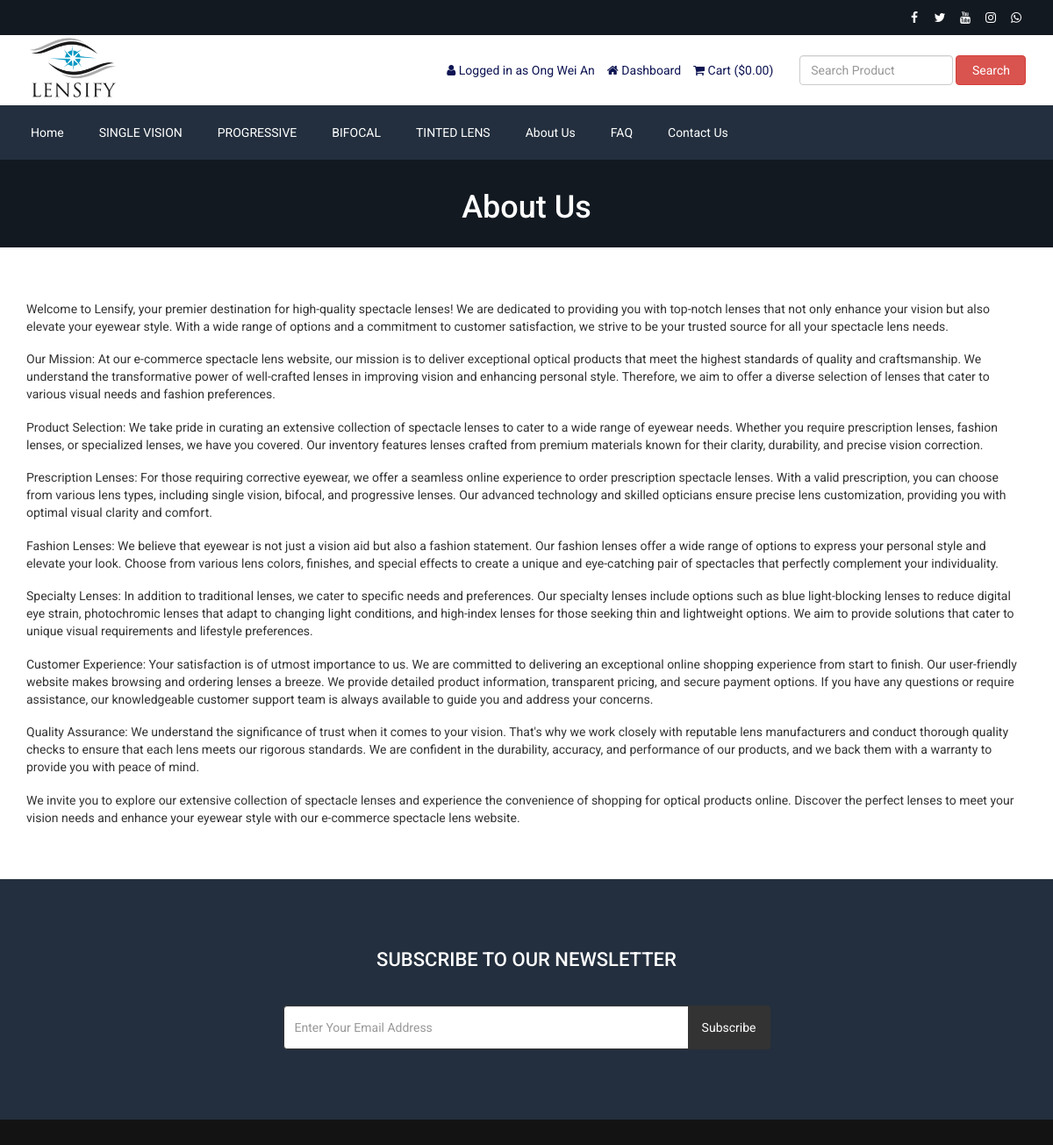
Page /about.php (signed in) on the committed database.
### tables this page shows
CREATE TABLE `tbl_social` (
  `social_id` int(11) NOT NULL,
  `social_name` varchar(30) NOT NULL,
  `social_url` varchar(255) NOT NULL,
  `social_icon` varchar(30) NOT NULL
);

CREATE TABLE `tbl_settings` (
  `id` int(11) NOT NULL,
  `logo` varchar(255) NOT NULL,
  `favicon` varchar(255) NOT NULL,
  `footer_about` text NOT NULL,
  `footer_copyright` text NOT NULL,
  `contact_address` text NOT NULL,
  `contact_email` varchar(255) NOT NULL,
  `contact_phone` varchar(255) NOT NULL,
  `contact_fax` varchar(255) NOT NULL,
  `contact_map_iframe` text NOT NULL,
  `receive_email` varchar(255) NOT NULL,
  `receive_email_subject` varchar(255) NOT NULL,
  `receive_email_thank_you_message` text NOT NULL,
  `forget_password_message` text NOT NULL,
  `total_recent_post_footer` int(10) NOT NULL,
  `total_popular_post_footer` int(10) NOT NULL,
  `total_recent_post_sidebar` int(11) NOT NULL,
  `total_popular_post_sidebar` int(11) NOT NULL,
  `total_featured_product_home` int(11) NOT NULL,
  `total_latest_product_home` int(11) NOT NULL,
  `total_popular_product_home` int(11) NOT NULL,
  `meta_title_home` text NOT NULL,
  `meta_keyword_home` text NOT NULL,
  `meta_description_home` text NOT NULL,
  `banner_login` varchar(255) NOT NULL,
  `banner_registration` varchar(255) NOT NULL,
  `banner_forget_password` varchar(255) NOT NULL,
  `banner_reset_password` varchar(255) NOT NULL,
  `banner_search` varchar(255) NOT NULL,
  `banner_cart` varchar(255) NOT NULL,
  `banner_checkout` varchar(255) NOT NULL,
  `banner_product_category` varchar(255) NOT NULL,
  `banner_blog` varchar(255) NOT NULL,
  `cta_title` varchar(255) NOT NULL,
  `cta_content` text NOT NULL,
  `cta_read_more_text` varchar(255) NOT NULL,
  `cta_read_more_url` varchar(255) NOT NULL,
  `cta_photo` varchar(255) NOT NULL,
  `featured_product_title` varchar(255) NOT NULL,
  `featured_product_subtitle` varchar(255) NOT NULL,
  `latest_product_title` varchar(255) NOT NULL,
  `latest_product_subtitle` varchar(255) NOT NULL,
  `popular_product_title` varchar(255) NOT NULL,
  `popular_product_subtitle` varchar(255) NOT NULL,
  `testimonial_title` varchar(255) NOT NULL,
  `testimonial_subtitle` varchar(255) NOT NULL,
  `testimonial_photo` varchar(255) NOT NULL,
  `blog_title` varchar(255) NOT NULL,
  `blog_subtitle` varchar(255) NOT NULL,
  `newsletter_text` text NOT NULL,
  `paypal_email` varchar(255) NOT NULL,
  `stripe_public_key` varchar(255) NOT NULL,
  `stripe_secret_key` varchar(255) NOT NULL,
  `bank_detail` text NOT NULL,
  `before_head` text NOT NULL,
  `after_body` text NOT NULL,
  `before_body` text NOT NULL,
  `home_service_on_off` int(11) NOT NULL,
  `home_welcome_on_off` int(11) NOT NULL,
  `home_featured_product_on_off` int(11) NOT NULL,
  `home_latest_product_on_off` int(11) NOT NULL,
  `home_popular_product_on_off` int(11) NOT NULL,
  `home_testimonial_on_off` int(11) NOT NULL,
  `home_blog_on_off` int(11) NOT NULL,
  `newsletter_on_off` int(11) NOT NULL,
  `ads_above_welcome_on_off` int(1) NOT NULL,
  `ads_above_featured_product_on_off` int(1) NOT NULL,
  `ads_above_latest_product_on_off` int(1) NOT NULL,
  `ads_above_popular_product_on_off` int(1) NOT NULL,
  `ads_above_testimonial_on_off` int(1) NOT NULL,
  `ads_category_sidebar_on_off` int(1) NOT NULL
);

CREATE TABLE `tbl_top_category` (
  `tcat_id` int(11) NOT NULL,
  `tcat_name` varchar(255) NOT NULL,
  `show_on_menu` int(1) NOT NULL
);

CREATE TABLE `tbl_page` (
  `id` int(11) NOT NULL,
  `about_title` varchar(255) NOT NULL,
  `about_content` text NOT NULL,
  `about_banner` varchar(255) NOT NULL,
  `about_meta_title` varchar(255) NOT NULL,
  `about_meta_keyword` text NOT NULL,
  `about_meta_description` text NOT NULL,
  `faq_title` varchar(255) NOT NULL,
  `faq_banner` varchar(255) NOT NULL,
  `faq_meta_title` varchar(255) NOT NULL,
  `faq_meta_keyword` text NOT NULL,
  `faq_meta_description` text NOT NULL,
  `blog_title` varchar(255) NOT NULL,
  `blog_banner` varchar(255) NOT NULL,
  `blog_meta_title` varchar(255) NOT NULL,
  `blog_meta_keyword` text NOT NULL,
  `blog_meta_description` text NOT NULL,
  `contact_title` varchar(255) NOT NULL,
  `contact_banner` varchar(255) NOT NULL,
  `contact_meta_title` varchar(255) NOT NULL,
  `contact_meta_keyword` text NOT NULL,
  `contact_meta_description` text NOT NULL,
  `pgallery_title` varchar(255) NOT NULL,
  `pgallery_banner` varchar(255) NOT NULL,
  `pgallery_meta_title` varchar(255) NOT NULL,
  `pgallery_meta_keyword` text NOT NULL,
  `pgallery_meta_description` text NOT NULL,
  `vgallery_title` varchar(255) NOT NULL,
  `vgallery_banner` varchar(255) NOT NULL,
  `vgallery_meta_title` varchar(255) NOT NULL,
  `vgallery_meta_keyword` text NOT NULL,
  `vgallery_meta_description` text NOT NULL
);

### about.php (the view)
<?php require_once('header.php'); ?>
<?php
$statement = $pdo->prepare("SELECT * FROM tbl_page WHERE id=1");
$statement->execute();
$result = $statement->fetchAll(PDO::FETCH_ASSOC);
foreach ($result as $row) {
   $about_title = $row['about_title'];
    $about_content = $row['about_content'];
    $about_banner = $row['about_banner'];
}
?>
<div class="page-banner" style="background-image: url(assets/uploads/<?php echo $about_banner; ?>);">
    <div class="inner">
        <h1><?php echo $about_title; ?></h1>
    </div>
</div>
<div class="page">
    <div class="container">
        <div class="row">
            <div class="col-md-12">
                <p>
                    <?php echo $about_content; ?>
                </p>
            </div>
        </div>
    </div>
</div>
<?php require_once('footer.php'); ?>

### header.php (shortened to what this page needs)
<?php
include("admin/inc/config.php");
$statement = $pdo->prepare("SELECT * FROM tbl_settings WHERE id=1");
$statement->execute();
$result = $statement->fetchAll(PDO::FETCH_ASSOC);
foreach ($result as $row) {
	$logo = $row['logo'];
}
?>
<!DOCTYPE html>
<html lang="en">
<head>
	<link rel="stylesheet" href="assets/css/bootstrap.min.css">
	<link rel="stylesheet" href="assets/css/font-awesome.min.css">
	<link rel="stylesheet" href="assets/css/owl.carousel.min.css">
	<link rel="stylesheet" href="assets/css/owl.theme.default.min.css">
	<link rel="stylesheet" href="assets/css/jquery.bxslider.min.css">
	<link rel="stylesheet" href="assets/css/magnific-popup.css">
	<link rel="stylesheet" href="assets/css/rating.css">
	<link rel="stylesheet" href="assets/css/spacing.css">
	<link rel="stylesheet" href="assets/css/bootstrap-touch-slider.css">
	<link rel="stylesheet" href="assets/css/animate.min.css">
	<link rel="stylesheet" href="assets/css/tree-menu.css">
	<link rel="stylesheet" href="assets/css/select2.min.css">
	<link rel="stylesheet" href="assets/css/main.css">
	<link rel="stylesheet" href="assets/css/responsive.css">
	<?php
	$statement = $pdo->prepare("SELECT * FROM tbl_page WHERE id=1");
	$statement->execute();
	$result = $statement->fetchAll(PDO::FETCH_ASSOC);
	?>
</head>
<body>
	<div class="top">
		<div class="container">
			<div class="row">
				<div class="col-md-6 col-sm-6 col-xs-12">
				</div>
				<div class="col-md-6 col-sm-6 col-xs-12">
					<div class="right">
						<ul>
							<?php
							$statement = $pdo->prepare("SELECT * FROM tbl_social");
							$statement->execute();
							$result = $statement->fetchAll(PDO::FETCH_ASSOC);
							foreach ($result as $row) {
							?>
								<?php if ($row['social_url'] != '') : ?>
									<li><a href="<?php echo $row['social_url']; ?>"><i class="<?php echo $row['social_icon']; ?>"></i></a></li>
								<?php endif; ?>
							<?php
							}
							?>
						</ul>
					</div>
				</div>
			</div>
		</div>
	</div>
	<div class="header">
		<div class="container">
			<div class="row inner">
				<div class="col-md-4 logo">
					<a href="index.php"><img src="assets/uploads/<?php echo $logo; ?>" alt="logo image"></a>
				</div>
				<div class="col-md-5 right">
					<ul>
						<?php
						if (isset($_SESSION['customer'])) {
						?>
							<li><i class="fa fa-user"></i> <?php echo LANG_VALUE_13; ?> <?php echo $_SESSION['customer']['cust_name']; ?></li>
							<li><a href="dashboard.php"><i class="fa fa-home"></i> <?php echo LANG_VALUE_89; ?></a></li>
						<?php
						} else {
						?>
							<li><a href="login.php"><i class="fa fa-sign-in"></i> <?php echo LANG_VALUE_9; ?></a></li>
							<li><a href="registration.php"><i class="fa fa-user-plus"></i> <?php echo LANG_VALUE_15; ?></a></li>
						<?php
						}
						?>
						<li><a href="cart.php"><i class="fa fa-shopping-cart"></i> <?php echo LANG_VALUE_18; ?> (<?php echo LANG_VALUE_1; ?><?php
																																			if (isset($_SESSION['cart_p_id'])) {
																																				$table_total_price = 0;
																																				$i = 0;
																																				foreach ($_SESSION['cart_p_qty'] as $key => $value) {
																																					$i++;
																																					$arr_cart_p_qty[$i] = $value;
																																				}
																																				$i = 0;
																																				foreach ($_SESSION['cart_p_current_price'] as $key => $value) {
																																					$i++;
																																					$arr_cart_p_current_price[$i] = $value;
																																				}
																																				for ($i = 1; $i <= count($arr_cart_p_qty); $i++) {
																																					$row_total_price = $arr_cart_p_current_price[$i] * $arr_cart_p_qty[$i];
																																					$table_total_price = $table_total_price + $row_total_price;
																																				}
																																				echo $table_total_price;
																																			} else {
																																				echo '0.00';
																																			}
																																			?>)</a></li>
					</ul>
				</div>
				<div class="col-md-3 search-area">
					<form class="navbar-form navbar-left" role="search" action="search-result.php" method="get">
						<div class="form-group">
							<input type="text" class="form-control search-top" placeholder="<?php echo LANG_VALUE_2; ?>" name="search_text">
						</div>
						<button type="submit" class="btn btn-danger"><?php echo LANG_VALUE_3; ?></button>
					</form>
				</div>
			</div>
		</div>
	</div>
	<div class="nav">
		<div class="container">
			<div class="row">
				<div class="col-md-12 pl_0 pr_0">
					<div class="menu-container">
						<div class="menu">
							<ul>
								<li><a href="index.php">Home</a></li>
								<?php
								$statement = $pdo->prepare("SELECT * FROM tbl_top_category WHERE show_on_menu=1");
								$statement->execute();
								$result = $statement->fetchAll(PDO::FETCH_ASSOC);
								foreach ($result as $row) {
								?>
									<li><a href="product-category.php?id=<?php echo $row['tcat_id']; ?>&type=top-category"><?php echo $row['tcat_name']; ?></a>
									</li>
								<?php
								}
								?>
								<?php
								$statement = $pdo->prepare("SELECT * FROM tbl_page WHERE id=1");
								$statement->execute();
								$result = $statement->fetchAll(PDO::FETCH_ASSOC);
								foreach ($result as $row) {
									$about_title = $row['about_title'];
									$faq_title = $row['faq_title'];
									$contact_title = $row['contact_title'];
								}
								?>
								<li><a href="about.php"><?php echo $about_title; ?></a></li>
								<li><a href="faq.php"><?php echo $faq_title; ?></a></li>
								<li><a href="contact.php"><?php echo $contact_title; ?></a></li>
							</ul>
						</div>
					</div>
				</div>
			</div>
		</div>
	</div>

### assets/css/main.css (style rules this page uses)
* { margin: 0; padding: 0; }
body { font-family: "Roboto", sans-serif; font-size: 14px; }
h1, h2, h3, h4, h5, h6 { font-family: "Roboto", sans-serif; }
a { text-decoration: none; }
.top { width: 100%; height: 40px; background: #131921; }
.top .right { float: right; }
.top .right ul { padding-top: 8px; }
.top .right ul li { list-style-type: none; float: left; margin-left: 5px; }
.top .right ul li a { color: white; width: 24px; height: 24px; line-height: 24px; text-align: center; border-radius: 50%; display: block; transition: all 0.4s ease; }
.header { width: 100%; height: auto; background: #fff; }
.header .inner { height: auto; display: table; }
.header .logo { float: none; display: table-cell; vertical-align: middle; }
.header .logo img { max-width: 100%; height: 80px; }
.header .navbar-form .form-control { width: 300px; }
.header .search-area { float: none; display: table-cell; vertical-align: middle; }
.header .search-area .form-group { width: calc(100% - 84px); }
.header .search-area button { width: 80px; }
.header .search-area form { width: 100%; }
.header .right { float: none; display: table-cell; vertical-align: middle; padding-right: 0; }
.header .right ul { float: right; margin-bottom: 0; }
.header .right ul li { list-style-type: none; float: left; margin-left: 14px; color: #0d1452; }
.header .right ul li a { color: #0d1452; }
.header .navbar-form .search-top { width: 100%; }
.nav { background: #232f3e; }
.menu-container { width: 100%; margin: 0 auto; background: #232f3e; }
.menu-dropdown-icon:before { content: "\f067"; font-family: "FontAwesome"; display: none; cursor: pointer; float: right; padding: 1.5em 2em; background: #fff; color: #333; }
.menu>ul { margin: 0 auto; width: 100%; list-style: none; padding: 0; position: relative; box-sizing: border-box; }
.menu>ul:before, .menu>ul:after { content: ""; display: table; }
.menu>ul:after { clear: both; }
.menu>ul>li { float: left; padding: 0; margin: 0; }
.menu>ul>li a { text-decoration: none; padding: 1.5em 20px; display: block; color: #fff; }
.page-banner { width: 100%; height: auto; background-repeat: no-repeat; background-position: center center; -webkit-background-size: cover; background-size: cover; position: relative; padding-top: 15px; padding-bottom: 15px; overflow: hidden; }
.page-banner h1 { color: #fff; text-align: center; z-index: 999; position: relative; }
.page { width: 100%; height: auto; padding-top: 50px; padding-bottom: 50px; }

### assets/css/responsive.css (style rules this page uses)
@media only screen and (min-width: 992px) { .header .inner { width: 100%; } }
@media only screen and (min-width: 992px) { .header .search-area { padding-right: 0; } }
@media only screen and (min-width: 992px) { .header .search-area form { padding-right: 0; } }
@media only screen and (min-width: 992px) { .header .container { padding-right: 0; } }

### rows in the picture
tbl_settings: logo (picture)
tbl_top_category: tcat_name "SINGLE VISION"
tbl_top_category: tcat_name "PROGRESSIVE"
tbl_top_category: tcat_name "BIFOCAL"
tbl_top_category: tcat_name "TINTED LENS"
tbl_page: about_title "About Us", faq_title "FAQ", contact_title "Contact Us", about_banner (picture), about_content "Welcome to Lensify, your premier destination for high-quality spectacle lenses! We are dedicated to providing you with top-notch lenses that not only enhance your vision but also elevate your eyewear style. With a wide range of options and a commitment to customer satisfaction, we strive to be your trusted source for all your spectacle lens needs. Our Mission: At our e-commerce spectacle lens website, our mission is to deliver exceptional optical products that meet the highest standards of quality and craftsmanship. We understand the transformative power of well-crafted lenses in improving vision and enhancing personal style. Therefore, we aim to offer a diverse selection of lenses that…"

### other values in the picture
LANG_VALUE_13 "Logged in as"
$_SESSION['customer']['cust_name'] "Ong Wei An"
LANG_VALUE_89 "Dashboard"
LANG_VALUE_18 "Cart"
LANG_VALUE_1 "$"
LANG_VALUE_3 "Search"
LANG_VALUE_93 "SUBSCRIBE TO OUR NEWSLETTER"
LANG_VALUE_92 "Subscribe"
